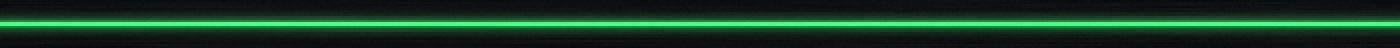
#> input picture BASSX/Assets/band_orange.png, 700 x 24 px (shown 2 times larger)
$ python make_knob_strip.py ../../Assets/band_orange.png ../../Assets/knob_chrome.png 100 5
#> lines starting #> are read from the running program, lines starting #| are printed output that depends on the picture
"""Sprite verticale del knob antracite (corpo neutro, senza LED) da una posa statica.

Le 14 pose fornite non sono equispaziate, quindi non sono usabili come
filmstrip. Il cappuccio centrale ha una satinatura conica (simmetrica per
rotazione): si ruota solo quello, la ghiera resta ferma.

Tutta la luce verde viene tolta (tacca accesa sostituita da una fessura spenta,
lancetta e aloni desaturati): tacche, lancetta e arco LED li disegna il
LookAndFeel nel colore del tema, quindi il knob segue il tema scelto.
Geometria per il disegno vettoriale, in frazioni del raggio dello sprite:
  tacche  r 0.62 .. 0.92, ogni 30 gradi;  lancetta r 0.24 .. 0.43.

uso: python3 make_knob_strip.py <knob_01_indicator_up.png> <out.png> [frame_px] [frames]
"""
import sys
import numpy as np
from PIL import Image

src, out = sys.argv[1], sys.argv[2]
size = int(sys.argv[3]) if len(sys.argv) > 3 else 112
frames = int(sys.argv[4]) if len(sys.argv) > 4 else 101

base = Image.open(src).convert("RGBA")
#> base is the input picture: PIL image 700x24 RGBA; mean R, G, B, A 22.9, 58.2, 36.1, 255
W = base.width
#> W = 700
c = W / 2.0
#> c = 350
CAP_R, FEATHER = 228.0, 6.0                       # cappuccio: gola scura a ~240 px su 960
RING_IN, RING_OUT, HALF = 244.0, 416.0, 13.0      # spicchio della tacca in alto

yy, xx = np.mgrid[0:W, 0:W]
r = np.hypot(xx + 0.5 - c, yy + 0.5 - c)
theta = np.degrees(np.arctan2(xx + 0.5 - c, -(yy + 0.5 - c)))   # 0 = in alto, orario
clip = lambda x: np.clip(x, 0.0, 1.0)

capMask = clip((CAP_R + FEATHER - r) / (2 * FEATHER))[..., None]
wedge = (clip((r - RING_IN) / 4.0) * clip((RING_OUT - r) / 4.0)
         * clip((HALF - np.abs(theta)) / 3.0))[..., None]

orig = np.asarray(base).astype(np.float32)
darkSlot = np.asarray(base.rotate(30.0, resample=Image.BICUBIC, center=(c, c))).astype(np.float32)
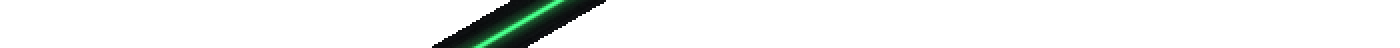
#> darkSlot: shape (24, 700, 4) float32 (shown 2 times larger); mean R, G, B, A 1.5, 3.9, 2.4, 17.5; transparent parts drawn white
#> (the run stopped early here; a loop or call above may not have finished)

$ run again, on BASSX/Assets/lcd.png
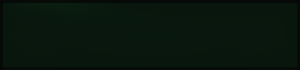
#> input picture BASSX/Assets/lcd.png, 300 x 70 px
#> base is the input picture: PIL image 300x70 RGBA; mean R, G, B, A 8.8, 21.7, 13.1, 255
#> `darkSlot = np.asarray(base.rotate(30.0, resample=Image.BICUBIC, center..`:
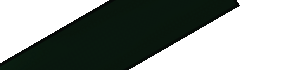
#> darkSlot: shape (70, 300, 4) float32; mean R, G, B, A 4.1, 10, 6, 118.1; transparent parts drawn white

$ run again, on BASSX/Assets/panel_metal.png
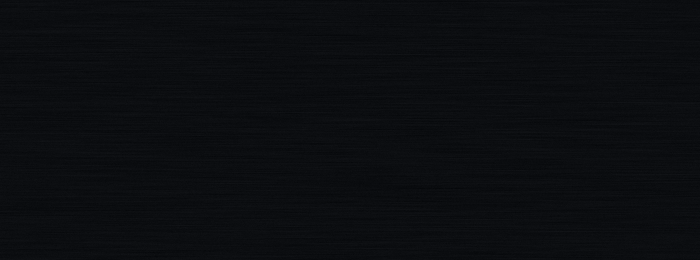
#> input picture BASSX/Assets/panel_metal.png, 700 x 260 px
#> base is the input picture: PIL image 700x260 RGBA; mean R, G, B, A 11.5, 13.5, 16.5, 255
#> `darkSlot = np.asarray(base.rotate(30.0, resample=Image.BICUBIC, center..`:
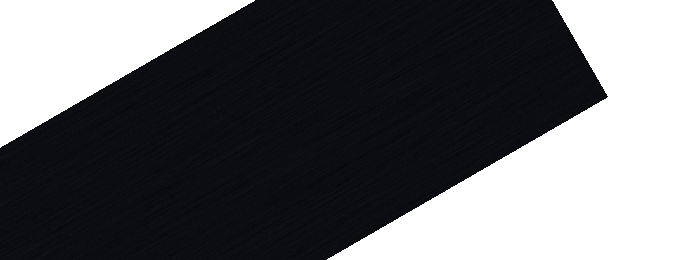
#> darkSlot: shape (260, 700, 4) float32; mean R, G, B, A 6.8, 8.1, 9.9, 159.2; transparent parts drawn white
